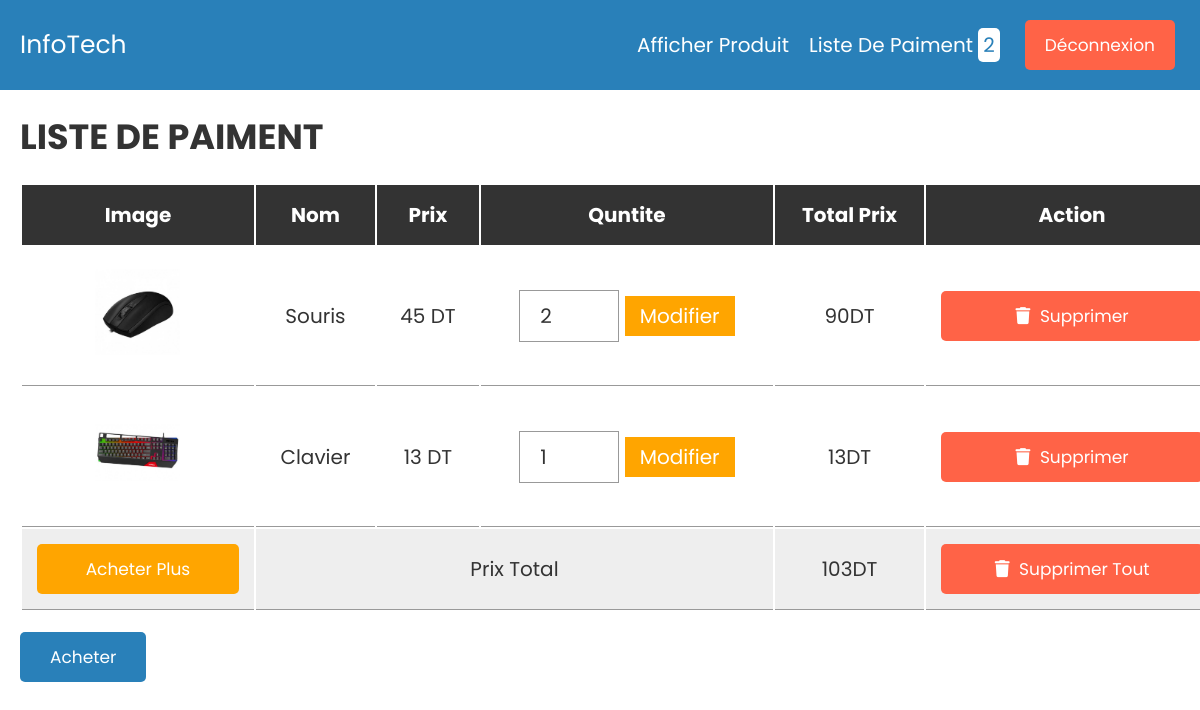
The app's page /projetrapport/cart.php with its own data.
### tables this page shows
CREATE TABLE `cart` (
  `id` int(11) NOT NULL,
  `name` varchar(255) NOT NULL,
  `price` float NOT NULL,
  `image` varchar(255) NOT NULL,
  `quantity` int(11) NOT NULL
);

### projetrapport/cart.php (the view, shortened to what this page needs)
<?php
@include 'config.php';
?>
<!DOCTYPE html>
<html lang="en">
<head>
   <link rel="stylesheet" href="https://cdnjs.cloudflare.com/ajax/libs/font-awesome/6.0.0/css/all.min.css">
   <link rel="stylesheet" href="css/style.css">
</head>
<body>
<?php include 'header.php'; ?>
<div class="container">
<section class="shopping-cart">
   <h1 class="heading">Liste De Paiment</h1>
   <table>
      <thead>
         <th>image</th>
         <th>nom</th>
         <th>prix</th>
         <th>quntite </th>
         <th>total prix </th>
         <th>action</th>
      </thead>
      <tbody>
         <?php
         $select_cart = mysqli_query($conn, "SELECT * FROM `cart`");
         $grand_total = 0;
         if(mysqli_num_rows($select_cart) > 0){
            while($fetch_cart = mysqli_fetch_assoc($select_cart)){
         ?>
         <tr>
            <td><img src="uploaded_img/<?php echo $fetch_cart['image']; ?>" height="100" alt=""></td>
            <td><?php echo $fetch_cart['name']; ?></td>
            <td><?php echo number_format($fetch_cart['price']); ?> DT </td>
            <td>
               <form action="" method="post">
                  <input type="number" name="update_quantity" min="1"  value="<?php echo $fetch_cart['quantity']; ?>" >
                  <input type="submit" value="Modifier" name="update_update_btn">
               </form>
            </td>
            <td><?php echo $sub_total = number_format($fetch_cart['price'] * $fetch_cart['quantity']); ?>DT</td>
            <td><a href="cart.php?remove=<?php echo $fetch_cart['id']; ?>" onclick="return confirm('remove item from cart?')" class="delete-btn"> <i class="fas fa-trash"></i> Supprimer</a></td>
         </tr>
         <?php
           $grand_total += $sub_total;
            };
         };
         ?>
         <tr class="table-bottom">
            <td><a href="products.php" class="option-btn" style="margin-top: 0;">Acheter Plus</a></td>
            <td colspan="3">Prix  Total </td>
            <td><?php echo $grand_total; ?>DT</td>
            <td><a href="cart.php?delete_all" onclick="return confirm('are you sure you want to delete all?');" class="delete-btn"> <i class="fas fa-trash"></i> Supprimer Tout </a></td>
         </tr>
      </tbody>
   </table>
   <div class="checkout-btn">
      <a href="checkout.php" class="btn <?= ($grand_total > 1)?'':'disabled'; ?>">acheter</a>
   </div>
</section>
</div>
</body>
</html>

### projetrapport/css/style.css (style rules this page uses)
:root { --blue:#2980b9; --red:tomato; --orange:orange; --black:#333; --white:#fff; --bg-color:#eee; --dark-bg:rgba(0,0,0,.7); --box-shadow:0 .5rem 1rem rgba(0,0,0,.1); --border:.1rem solid #999; }
* { font-family: 'Poppins', sans-serif; margin:0; padding:0; box-sizing: border-box; outline: none; border:none; text-decoration: none; text-transform: capitalize; }
html { font-size: 62.5%; overflow-x: hidden; }
.container { max-width: 1200px; margin:0 auto; }
section { padding:2rem; }
.heading { text-align: center; font-size: 3.5rem; text-transform: uppercase; color:var(--black); margin-bottom: 2rem; }
.btn, .option-btn, .delete-btn { display: block; width: 100%; text-align: center; background-color: var(--blue); color:var(--white); font-size: 1.7rem; padding:1.2rem 3rem; border-radius: .5rem; cursor: pointer; margin-top: 1rem; }
.option-btn i, .delete-btn i { padding-right: .5rem; }
.option-btn { background-color: var(--orange); }
.delete-btn { margin-top: 0; background-color: var(--red); }
.shopping-cart table { text-align: center; width: 100%; }
.shopping-cart table thead th { padding:1.5rem; font-size: 2rem; color:var(--white); background-color: var(--black); }
.shopping-cart table tr td { border-bottom: var(--border); padding:1.5rem; font-size: 2rem; color:var(--black); }
.shopping-cart table input[type="number"] { border: var(--border); padding:1rem 2rem; font-size: 2rem; color:var(--black); width: 10rem; }
.shopping-cart table input[type="submit"] { padding:.5rem 1.5rem; cursor: pointer; font-size: 2rem; background-color: var(--orange); color:var(--white); }
.shopping-cart table .table-bottom { background-color: var(--bg-color); }
.shopping-cart .checkout-btn { text-align: center; margin-top: 1rem; }
.shopping-cart .checkout-btn a { display: inline-block; width: auto; }
@media (max-width:1200px) { .shopping-cart { overflow-x: scroll; } }
@media (max-width:1200px) { .shopping-cart table { width: 120rem; } }
@media (max-width:1200px) { .shopping-cart .heading { text-align: left; } }
@media (max-width:1200px) { .shopping-cart .checkout-btn { text-align: left; } }

### records on screen
cart: image (picture), name "Souris", price "45", update_quantity "2", $sub_total = number_format($fetch_cart['price'] * $fetch_cart['quantity']) "90"
cart: image (picture), name "Clavier", price "13", update_quantity "1"

### other values on screen
$row_count "2"
$grand_total "103"
